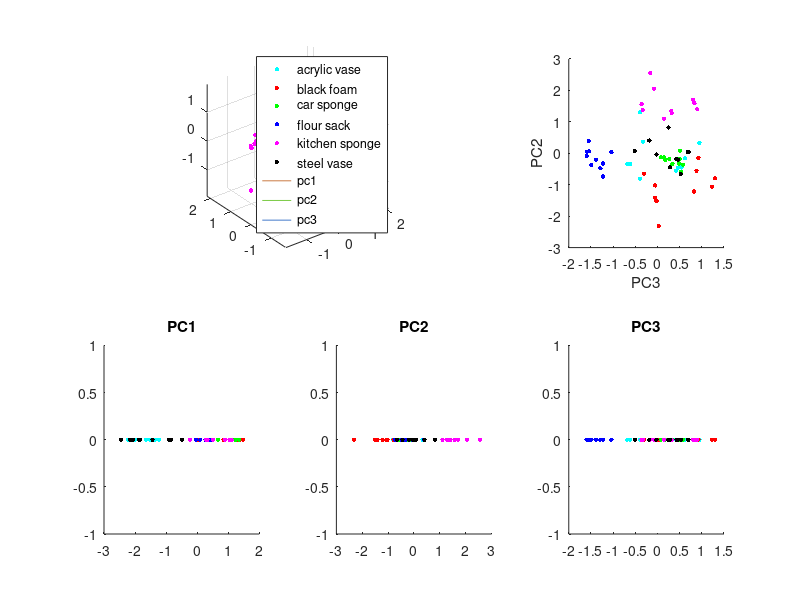

Reproduce this figure in MATLAB.
clc; clear; 

load('F0_PVT.mat');
colours = {'c', 'r', 'g', 'b', 'm', 'k'};

concat_data = vertcat(data.pressures, data.vibrations, data.temperatures);
concat_data = concat_data';
% Normalise the columns of the data
concat_data = normalize(concat_data, 1);


covMatrix = cov(concat_data); % compute the covariance matrix of the data
[V,D] = eig(covMatrix); % compute the eigenvectors V and eigenvalues D from the covariance matrix
V = fliplr(V); % sort by size of PCs
pcs = (concat_data * V)';

figure;

% plot the data on the new coordinates
subplot(2,3,[1 2]);
for i=1:length(colours)
    x = concat_data(1+10*(i-1):10*i,1);
    y = concat_data(1+10*(i-1):10*i,2);
    z = concat_data(1+10*(i-1):10*i,3);
    scatter3(x, y, z, 10, colours{i}, 'filled');
    hold on
end

line([0 V(1,1)],[0 V(2,1)],[0 V(3,1)],...
    'Color',[0.8 0.5 0.3],...
    'LineWidth',0.75);
line([0 V(1,2)],[0 V(2,2)], [0 V(3,2)],...
    'Color',[0.5 0.8 0.3],...
    'LineWidth',0.75);
line([0 V(1,3)],[0 V(2,3)], [0 V(3,3)],...
    'Color',[0.3 0.5 0.8],...
    'LineWidth',0.75);
legend({'acrylic vase', 'black foam', 'car sponge',...
        'flour sack', 'kitchen sponge', 'steel vase',...
        'pc1', 'pc2', 'pc3'});
axis equal

newdata = pcs';

% plot the transformed data
subplot(2,3,3);
for i=1:length(colours)
    scatter(newdata(1+10*(i-1):10*i,3),newdata(1+10*(i-1):10*i,2),10,colours{i}, 'filled');
    hold on
end

xlabel('PC3');
ylabel('PC2');

% plot the data across PCs as 1D plots


for j=1:3
    subplot(2,3,j+3);
    for i=1:length(colours)
        scatter(newdata(1+10*(i-1):10*i,j), zeros(10,1), 10,colours{i}, 'filled');
        hold on
    end
end

subplot(2,3,4);
title("PC1")

subplot(2,3,5);
title("PC2")

subplot(2,3,6);
title("PC3")
